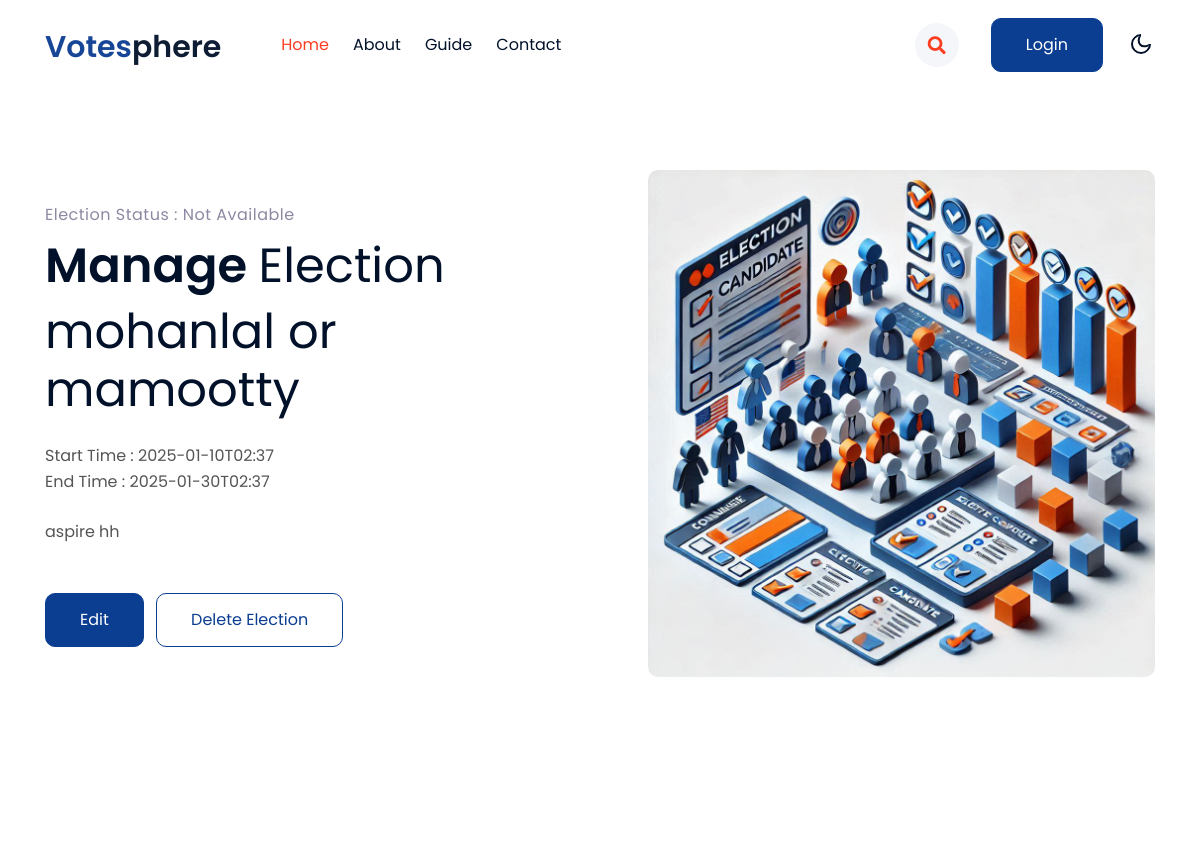
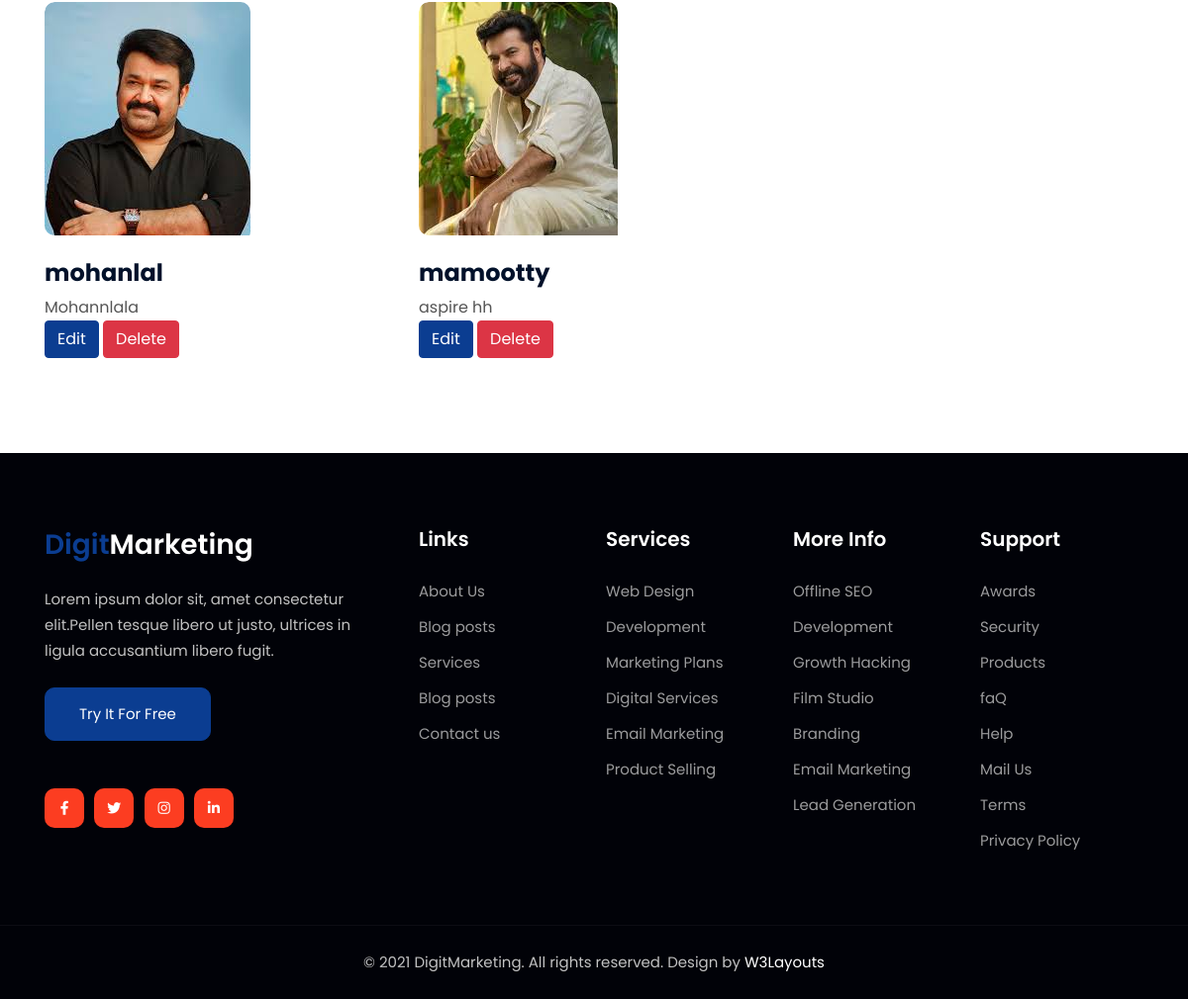
The page /election/2/view_candidates/ on the database its author committed (2 pictures, top to bottom).
### vote/models.py (models this page shows, shortened)
class Election(models.Model):
    election_officer = models.ForeignKey(ElectionOfficerReg, on_delete=models.CASCADE, related_name='elections')
    election_no = models.IntegerField(unique=True)
    name=models.CharField(max_length=20)
    start_time=models.CharField(max_length=20)
    end_time=models.CharField(max_length=20)
    description=models.CharField(max_length=200)
    status=models.CharField(max_length=20,choices=choice)

class Candidate(models.Model):
    election = models.ForeignKey(Election, related_name='candidates', on_delete=models.CASCADE)
    name = models.CharField(max_length=255)
    profile_picture = models.ImageField(upload_to='candidates/', null=True, blank=True)
    description = models.TextField()
    subname = models.CharField(max_length=255)

### vote/views.py (the view)
# urls.py: path('election/<int:election_id>/view_candidates/', views.view_candidates, name='view_candidates'),
def view_candidates(request, election_id):
    election = get_object_or_404(Election, id=election_id)
    candidates = Candidate.objects.filter(election=election)
    return render(request, 'view_candidates.html', {
        'election': election,
        'candidates': candidates,
    })

### vote/templates/view_candidates.html (shortened to what this page needs)
{% load static %}
<!doctype html>
<html lang="en">
<head>
    <link rel="stylesheet" href="{% static 'css/style-starter.css' %}">
</head>
<body>
    <header id="site-header" class="fixed-top">
        <div class="container">
            <nav class="navbar navbar-expand-lg navbar-light stroke py-lg-0">
                <h1><a class="navbar-brand pe-xl-5 pe-lg-4" href="index.html">
                        <span class="sublog">Votes</span>phere
                    </a></h1>
                <div class="collapse navbar-collapse" id="navbarScroll">
                    <ul class="navbar-nav me-lg-auto my-2 my-lg-0 navbar-nav-scroll">
                        <li class="nav-item">
                            <a class="nav-link active" aria-current="page" href={% url 'index' %}>Home</a>
                        </li>
                        <li class="nav-item">
                            <a class="nav-link" href="{% url 'about' %}">About</a>
                        </li>
						<li class="nav-item">
                            <a class="nav-link" href="{% url 'guide' %}">Guide</a>
                        </li>
                        <li class="nav-item">
                            <a class="nav-link" href="{% url 'contact' %}">Contact</a>
                        </li>
                    </ul>
                    <ul class="navbar-nav search-right mt-lg-0 mt-2">
                        <li class="nav-item" title="Search"><a href="#search" class="search-search">
                                <span class="fas fa-search" aria-hidden="true"></span></a></li>
                        <li class="nav-item me-lg-3"><a href="#gridsimg" class="phone-btn btn btn-primary btn-style d-none d-lg-block btn-style ms-2">Login</a></li>
                    </ul>
                </div>
                <div class="mobile-position">
                    <nav class="navigation">
                        <div class="theme-switch-wrapper">
                            <label class="theme-switch" for="checkbox">
                                <div class="mode-container">
                                    <i class="gg-moon"></i>
                                </div>
                            </label>
                        </div>
                    </nav>
                </div>
            </nav>
        </div>
    </header>
    <section class="w3l-main-content" id="home">
        <div class="container">
            <div class="row align-items-center w3l-slider-grids">
                <div class="col-lg-6 w3l-slider-left-info pe-lg-5">
                    <h6 class="title-subhny mb-2">Election status : {{ election.status }}</h6>
                    <h3 class="mb-2 title"> <span>Manage </span>Election</h3>
                    <h3 class="mb-4 title">{{ election.name }}</h3>
                    <p class="w3banr-p">Start Time : {{ election.start_time }}</p>
                    <p class="w3banr-p">End Time : {{ election.end_time }}</p><br>
                    <p class="w3banr-p">{{ election.description }}</p>
                    <div class="w3l-buttons mt-sm-5 mt-4">
                        <a class="btn btn-primary btn-style me-2" href={% url 'edit_election' election.id %}>Edit </a>
                        <a class="btn btn-outline-primary btn-style " href={% url 'delete_election' election.id %}> Delete Election </a>
                    </div>
                </div>
                <div class="col-lg-6 w3l-slider-right-info mt-lg-0 mt-5 ps-lg-5 align-items-center">
                    <div class="w3l-main-slider banner-slider">
                                <div class="slider-info">
                                    <div class="">
                                        <img src={% static "images/candidatemanage.png"  %} alt="" class="radius-image img-fluid">
                                    </div>
                                </div>
                    </div>
                </div>
            </div>
        </div>
    </section>
    <section class="w3l-img-grids" id="gridsimg">
        <div class="blog py-5" id="classes">
            <div class="container py-lg-5">
                <div class="row align-items-center">
                 {% for candidate in candidates %}
                    <div class="col-lg-4 col-md-6 item mt-lg-0 mt-5">
                        <div class="w3img-grids-info">
                            <div class="w3img-grids-info-gd position-relative">
                                    <div class="page">
                                        <div class="photobox photobox_triangular photobox_scale-rotated">
                                            <div class="photobox__previewbox media-placeholder">
                                                <img class="img-fluid photobox__preview media-placeholder__media radius-image" src="{{ candidate.profile_picture.url }}" alt="Profile Picture" alt="">
                                            </div>
                                        </div>
                                    </div>
                                <div class="w3img-grids-info-gd-content mt-4">
                                        <h4 class="mb-2">
                                            {{ candidate.name }}</h4>
                                    <p class="">{{ candidate.description }}</p>
                                    <a href="{% url 'edit_candidate' candidate.id %}" class="btn btn-primary">Edit</a>
                                    <a href="{% url 'delete_candidate' candidate.id %}" class="btn btn-danger" onclick="return confirm('Are you sure you want to delete this candidate?')">Delete</a>
                                </div>
                            </div>
                        </div>
                    </div>
                {% endfor %}
                </div>
            </div>
        </div>
    </section>
    <section class="w3l-footer-29-main">
        <div class="footer-29 py-5">
            <div class="container py-lg-4">
                <div class="row footer-top-29">
                    <div class="col-lg-4 col-md-6 footer-list-29 footer-1 pe-lg-5">
                        <div class="footer-logo mb-4">
                            <h2><a class="navbar-brand" href="index.html">
                                    <span class="sublog">Digit</span>Marketing
                                </a></h2>
                        </div>
                        <p>Lorem ipsum dolor sit, amet consectetur elit.Pellen tesque libero ut justo, ultrices in ligula accusantium libero fugit.
                        </p>
                        <div class="w3l-two-buttons mt-4">
                            <a href="#trail" class="btn btn-primary btn-style"> Try it For Free </a>
                        </div>
                        <div class="main-social-footer-29 mt-5">
                            <a href="#facebook" class="facebook"><span class="fab fa-facebook-f"></span></a>
                            <a href="#twitter" class="twitter"><span class="fab fa-twitter"></span></a>
                            <a href="#instagram" class="instagram"><span class="fab fa-instagram"></span></a>
                            <a href="#linkedin" class="linkedin"><span class="fab fa-linkedin-in"></span></a>
                        </div>
                    </div>
                    <div class="col-lg-2 col-md-6 footer-list-29 footer-2 mt-sm-0 mt-5">
                        <ul>
                            <h6 class="footer-title-29">Links</h6>
                            <li><a href="about.html">About Us</a></li>
                            <li><a href="blog.html"> Blog posts</a></li>
                            <li><a href="services.html">Services</a></li>
                            <li><a href="blog.html"> Blog posts</a></li>
                            <li><a href="contact.html">Contact us</a></li>
                        </ul>
                    </div>
                    <div class="col-lg-2 col-md-6 footer-list-29 footer-3 mt-lg-0 mt-5">
                        <h6 class="footer-title-29">Services</h6>
                        <ul>
                            <li><a href="#traning">Web Design</a></li>
                            <li><a href="#traning">Development</a></li>
                            <li><a href="#traning">Marketing Plans</a></li>
                            <li><a href="#marketplace">Digital Services</a></li>
                            <li><a href="#experts">Email Marketing</a></li>
                            <li><a href="#platform">Product Selling</a></li>
                        </ul>
                    </div>
                    <div class="col-lg-2 col-md-6  footer-list-29 footer-4 mt-lg-0 mt-5">
                        <h6 class="footer-title-29">More Info</h6>
                        <ul>
                            <li><a href="#seo">Offline SEO</a></li>
                            <li><a href="#traning">Development</a></li>
                            <li><a href="#hack">Growth Hacking</a></li>
                            <li><a href="#studio">Film Studio</a></li>
                            <li><a href="#branding">Branding</a></li>
                            <li><a href="#experts">Email Marketing</a></li>
                            <li><a href="#marketplace">Lead Generation</a></li>
                        </ul>
                    </div>
                    <div class="col-lg-2 col-md-6  footer-list-29 footer-4 mt-lg-0 mt-5">
                        <h6 class="footer-title-29">Support</h6>
                        <ul>
                            <li><a href="#awards">Awards</a></li>
                            <li><a href="#secutiry">Security</a></li>
                            <li><a href="#proj">Products</a></li>
                            <li><a href="#efaq">faQ</a></li>
                            <li><a href="#help">Help</a></li>
                            <li><a href="#mail">Mail Us</a></li>
                            <li><a href="#terms">Terms
                                </a></li>
                            <li><a href="#policy">Privacy Policy</a></li>
                        </ul>
                    </div>
                </div>
            </div>
        </div>
        <section class="w3l-copyright text-center">
            <div class="container">
                <p class="copy-footer-29">© 2021 DigitMarketing. All rights reserved. Design by <a href="https://w3layouts.com/" target="_blank">
                        W3Layouts</a></p>
            </div>
        </section>
    </section>
</body>
</html>

### rows shown on the page
Election: status "Not Available", name "mohanlal or mamootty", start_time "2025-01-10T02:37", end_time "2025-01-30T02:37", description "aspire hh"
Candidate: profile_picture (picture), name "mohanlal", description "Mohannlala"
Candidate: profile_picture (picture), name "mamootty", description "aspire hh"
